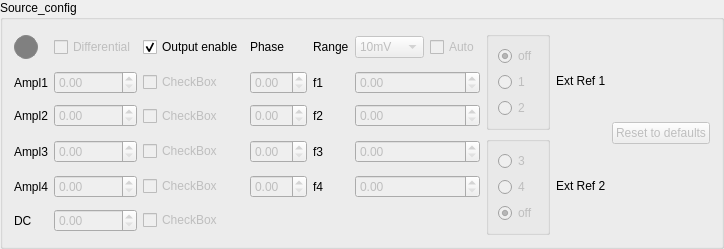
    <widget class="QGroupBox" name="horizontalGroupBox_3">
     <property name="minimumSize">
      <size>
       <width>0</width>
       <height>30</height>
      </size>
     </property>
     <property name="title">
      <string>Source_config</string>
     </property>
     <layout class="QHBoxLayout" name="horizontalLayout_5">
      <item>
       <layout class="QGridLayout" name="gridLayout_13">
        <item row="0" column="1">
         <widget class="QCheckBox" name="checkBox_25">
          <property name="enabled">
           <bool>false</bool>
          </property>
          <property name="text">
           <string>Differential</string>
          </property>
         </widget>
        </item>
        <item row="5" column="1">
         <widget class="QDoubleSpinBox" name="doubleSpinBox_39">
          <property name="enabled">
           <bool>false</bool>
          </property>
         </widget>
        </item>
        <item row="3" column="4">
         <widget class="QLabel" name="label_48">
          <property name="text">
           <string>f3</string>
          </property>
         </widget>
        </item>
        <item row="4" column="0">
         <widget class="QLabel" name="label_47">
          <property name="text">
           <string>Ampl4</string>
          </property>
         </widget>
        </item>
        <item row="1" column="3">
         <widget class="QDoubleSpinBox" name="doubleSpinBox">
          <property name="enabled">
           <bool>false</bool>
          </property>
         </widget>
        </item>
        <item row="4" column="4">
         <widget class="QLabel" name="label_49">
          <property name="text">
           <string>f4</string>
          </property>
         </widget>
        </item>
        <item row="0" column="0">
         <widget class="QLabel" name="status_circle">
          <property name="enabled">
           <bool>false</bool>
          </property>
          <property name="minimumSize">
           <size>
            <width>24</width>
            <height>24</height>
           </size>
          </property>
          <property name="maximumSize">
           <size>
            <width>24</width>
            <height>24</height>
           </size>
          </property>
          <property name="styleSheet">
           <string>border-radius: 12px; background-color: gray; border: 1px solid #888;</string>
          </property>
         </widget>
        </item>
        <item row="0" column="3">
         <widget class="QLabel" name="label_2">
          <property name="text">
           <string>Phase</string>
          </property>
         </widget>
        </item>
        <item row="4" column="3">
         <widget class="QDoubleSpinBox" name="doubleSpinBox_4">
          <property name="enabled">
           <bool>false</bool>
          </property>
         </widget>
        </item>
        <item row="2" column="3">
         <widget class="QDoubleSpinBox" name="doubleSpinBox_2">
          <property name="enabled">
           <bool>false</bool>
          </property>
         </widget>
        </item>
        <item row="3" column="3">
         <widget class="QDoubleSpinBox" name="doubleSpinBox_3">
          <property name="enabled">
           <bool>false</bool>
          </property>
         </widget>
        </item>
        <item row="0" column="4">
         <widget class="QLabel" name="label_3">
          <property name="text">
           <string>Range</string>
          </property>
         </widget>
        </item>
        <item row="0" column="5">
         <layout class="QHBoxLayout" name="horizontalLayout">
          <item>
           <widget class="QComboBox" name="comboBox">
            <property name="enabled">
             <bool>false</bool>
            </property>
            <item>
             <property name="text">
              <string>10mV</string>
             </property>
            </item>
            <item>
             <property name="text">
              <string>100mV</string>
             </property>
            </item>
            <item>
             <property name="text">
              <string>1V</string>
             </property>
            </item>
            <item>
             <property name="text">
              <string>10V</string>
             </property>
            </item>
           </widget>
          </item>
          <item>
           <widget class="QCheckBox" name="checkBox">
            <property name="enabled">
             <bool>false</bool>
            </property>
            <property name="text">
             <string>Auto</string>
            </property>
           </widget>
          </item>
         </layout>
        </item>
        <item row="3" column="2">
         <widget class="QCheckBox" name="checkBox_28">
          <property name="enabled">
           <bool>false</bool>
          </property>
          <property name="text">
           <string>CheckBox</string>
          </property>
         </widget>
        </item>
        <item row="2" column="4">
         <widget class="QLabel" name="label_44">
          <property name="text">
           <string>f2</string>
          </property>
         </widget>
        </item>
        <item row="1" column="0">
         <widget class="QLabel" name="label_35">
          <property name="text">
           <string>Ampl1</string>
          </property>
         </widget>
        </item>
        <item row="1" column="5">
         <widget class="QDoubleSpinBox" name="doubleSpinBox_34">
          <property name="enabled">
           <bool>false</bool>
          </property>
         </widget>
        </item>
        <item row="2" column="5">
         <widget class="QDoubleSpinBox" name="doubleSpinBox_33">
          <property name="enabled">
           <bool>false</bool>
          </property>
         </widget>
        </item>
        <item row="2" column="2">
         <widget class="QCheckBox" name="checkBox_26">
          <property name="enabled">
           <bool>false</bool>
          </property>
          <property name="text">
           <string>CheckBox</string>
          </property>
         </widget>
        </item>
        <item row="2" column="0">
         <widget class="QLabel" name="label_36">
          <property name="text">
           <string>Ampl2</string>
          </property>
         </widget>
        </item>
        <item row="1" column="4">
         <widget class="QLabel" name="label_45">
          <property name="text">
           <string>f1</string>
          </property>
         </widget>
        </item>
        <item row="3" column="7" rowspan="3">
         <widget class="QLabel" name="label_51">
          <property name="text">
           <string>Ext Ref 2</string>
          </property>
         </widget>
        </item>
        <item row="5" column="0">
         <widget class="QLabel" name="label">
          <property name="text">
           <string>DC</string>
          </property>
         </widget>
        </item>
        <item row="0" column="2">
         <widget class="QCheckBox" name="checkBox_24">
          <property name="text">
           <string>Output enable</string>
          </property>
          <property name="checked">
           <bool>true</bool>
          </property>
         </widget>
        </item>
        <item row="3" column="6" rowspan="3" alignment="Qt::AlignLeft">
         <widget class="QGroupBox" name="verticalGroupBox_12">
          <property name="enabled">
           <bool>false</bool>
          </property>
          <layout class="QVBoxLayout" name="verticalLayout_25">
           <item>
            <widget class="QRadioButton" name="radioButton_52">
             <property name="text">
              <string>3</string>
             </property>
            </widget>
           </item>
           <item>
            <widget class="QRadioButton" name="radioButton_53">
             <property name="text">
              <string>4</string>
             </property>
            </widget>
           </item>
           <item>
            <widget class="QRadioButton" name="radioButton_54">
             <property name="text">
              <string>off</string>
             </property>
             <property name="checked">
              <bool>true</bool>
             </property>
            </widget>
           </item>
          </layout>
         </widget>
        </item>
        <item row="4" column="5">
         <widget class="QDoubleSpinBox" name="doubleSpinBox_38">
          <property name="enabled">
           <bool>false</bool>
          </property>
         </widget>
        </item>
        <item row="3" column="5">
         <widget class="QDoubleSpinBox" name="doubleSpinBox_37">
          <property name="enabled">
           <bool>false</bool>
          </property>
         </widget>
        </item>
        <item row="4" column="2">
         <widget class="QCheckBox" name="checkBox_29">
          <property name="enabled">
           <bool>false</bool>
          </property>
          <property name="text">
           <string>CheckBox</string>
          </property>
         </widget>
        </item>
        <item row="0" column="6" rowspan="3">
         <widget class="QGroupBox" name="verticalGroupBox_11">
          <property name="enabled">
           <bool>false</bool>
          </property>
          <layout class="QVBoxLayout" name="verticalLayout_22">
           <item>
            <widget class="QRadioButton" name="radioButton_43">
             <property name="text">
              <string>off</string>
             </property>
             <property name="checked">
              <bool>true</bool>
             </property>
            </widget>
           </item>
           <item>
            <widget class="QRadioButton" name="radioButton_44">
             <property name="text">
              <string>1</string>
             </property>
            </widget>
           </item>
           <item>
            <widget class="QRadioButton" name="radioButton_45">
             <property name="text">
              <string>2</string>
             </property>
            </widget>
           </item>
          </layout>
         </widget>
        </item>
        <item row="0" column="7" rowspan="3">
         <widget class="QLabel" name="label_37">
          <property name="text">
           <string>Ext Ref 1</string>
          </property>
         </widget>
        </item>
        <item row="4" column="1">
         <widget class="QDoubleSpinBox" name="doubleSpinBox_36">
          <property name="enabled">
           <bool>false</bool>
          </property>
         </widget>
        </item>
        <item row="3" column="0">
         <widget class="QLabel" name="label_46">
          <property name="text">
           <string>Ampl3</string>
          </property>
         </widget>
        </item>
        <item row="2" column="1">
         <widget class="QDoubleSpinBox" name="doubleSpinBox_28">
          <property name="enabled">
           <bool>false</bool>
          </property>
         </widget>
        </item>
        <item row="5" column="2">
         <widget class="QCheckBox" name="checkBox_30">
          <property name="enabled">
           <bool>false</bool>
          </property>
          <property name="text">
           <string>CheckBox</string>
          </property>
         </widget>
        </item>
        <item row="1" column="2">
         <widget class="QCheckBox" name="checkBox_27">
          <property name="enabled">
           <bool>false</bool>
          </property>
          <property name="text">
           <string>CheckBox</string>
          </property>
          <property name="checked">
           <bool>false</bool>
          </property>
         </widget>
        </item>
        <item row="3" column="1">
         <widget class="QDoubleSpinBox" name="doubleSpinBox_35">
          <property name="enabled">
           <bool>false</bool>
          </property>
         </widget>
        </item>
        <item row="1" column="1">
         <widget class="QDoubleSpinBox" name="doubleSpinBox_26">
          <property name="enabled">
           <bool>false</bool>
          </property>
         </widget>
        </item>
       </layout>
      </item>
      <item>
       <layout class="QVBoxLayout" name="verticalLayout_21">
        <item>
         <widget class="QPushButton" name="pushButton_2">
          <property name="enabled">
           <bool>false</bool>
          </property>
          <property name="text">
           <string>Reset to defaults</string>
          </property>
         </widget>
        </item>
       </layout>
      </item>
     </layout>
    </widget>
